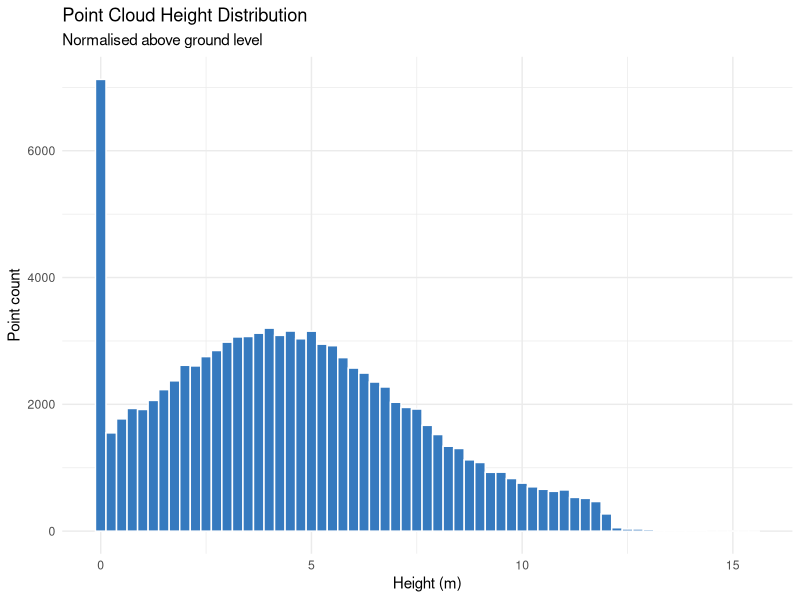

The R script that drew this image:
## ---- chunk 1
#| echo: false
library(ggplot2)
set.seed(1)
z_sample <- pmax(c(rnorm(80000, mean = 4.1, sd = 2.9), runif(20000, 0, 12)), 0)
## ---- chunk 2
#| label: fig-height-dist
#| fig-cap: "Height distribution of normalised point cloud returns (above ground level)."
ggplot(data.frame(z = z_sample), aes(x = z)) +
  geom_histogram(binwidth = 0.25, fill = "#367ABF", colour = "white") +
  labs(title = "Point Cloud Height Distribution",
       subtitle = "Normalised above ground level",
       x = "Height (m)", y = "Point count") +
  theme_minimal()
## ---- chunk 3
#| label: tbl-pc-summary
#| tbl-cap: "Point cloud summary metrics for the example site survey."
#| echo: false
knitr::kable(
  data.frame(
    Metric = c("Total points", "Survey area (m²)", "Mean density (pts/m²)",
               "Mean height (m)", "95th-pct height (m)", "Voxel volume (m³)"),
    Value  = c("3,620,000", "4,064.9", "891.3", "4.12", "11.83", "1,483.2")
  ),
  align = c("l", "r")
)
